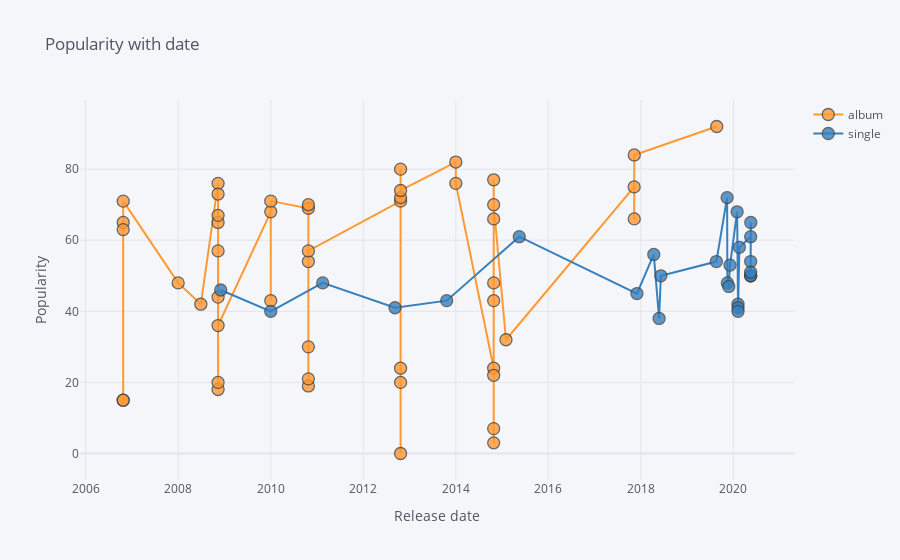

This figure's notebook cell:
### Markdown cell above
## Popularity distribution with time for album type.

### Code cell
df_albums_artist.iplot(
    x='release_date',
    y='popularity',
    xTitle='Release date',
    yTitle='Popularity',
    categories='album_type',
    mode='lines+markers',
    title='Popularity with date')
